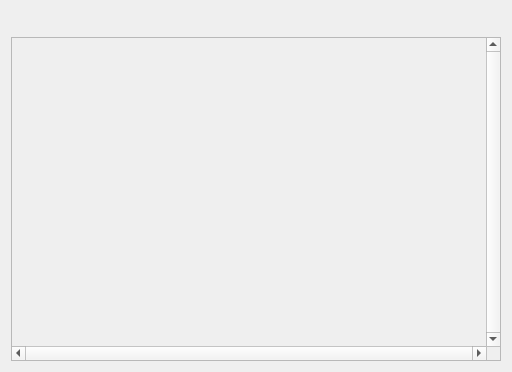
<?xml version="1.0" encoding="UTF-8"?>
<ui version="4.0">
 <class>TextLayerEditor</class>
 <widget class="QWidget" name="TextLayerEditor">
  <property name="geometry">
   <rect>
    <x>0</x>
    <y>0</y>
    <width>512</width>
    <height>372</height>
   </rect>
  </property>
  <property name="windowTitle">
   <string>Form</string>
  </property>
  <layout class="QGridLayout" name="gridLayout">
   <item row="0" column="1" rowspan="2">
    <spacer name="horizontalSpacer">
     <property name="orientation">
      <enum>Qt::Horizontal</enum>
     </property>
     <property name="sizeHint" stdset="0">
      <size>
       <width>40</width>
       <height>20</height>
      </size>
     </property>
    </spacer>
   </item>
   <item row="2" column="0" colspan="3">
    <widget class="QScrollArea" name="scrollArea">
     <property name="verticalScrollBarPolicy">
      <enum>Qt::ScrollBarAlwaysOn</enum>
     </property>
     <property name="horizontalScrollBarPolicy">
      <enum>Qt::ScrollBarAlwaysOn</enum>
     </property>
     <property name="widgetResizable">
      <bool>true</bool>
     </property>
     <widget class="QWidget" name="scrollAreaWidgetContents">
      <property name="geometry">
       <rect>
        <x>0</x>
        <y>0</y>
        <width>488</width>
        <height>324</height>
       </rect>
      </property>
      <property name="minimumSize">
       <size>
        <width>0</width>
        <height>0</height>
       </size>
      </property>
      <layout class="QGridLayout" name="gridLayout_2">
       <item row="0" column="0">
        <widget class="WKWidgetForTLE" name="wkwidget" native="true">
         <widget class="QTextEdit" name="MainEdit">
          <property name="geometry">
           <rect>
            <x>90</x>
            <y>30</y>
            <width>16</width>
            <height>16</height>
           </rect>
          </property>
          <property name="minimumSize">
           <size>
            <width>10</width>
            <height>10</height>
           </size>
          </property>
          <property name="styleSheet">
           <string notr="true">background-color: rgba(255, 255, 255, 0);</string>
          </property>
          <property name="verticalScrollBarPolicy">
           <enum>Qt::ScrollBarAlwaysOff</enum>
          </property>
          <property name="horizontalScrollBarPolicy">
           <enum>Qt::ScrollBarAlwaysOff</enum>
          </property>
          <property name="lineWrapMode">
           <enum>QTextEdit::NoWrap</enum>
          </property>
         </widget>
        </widget>
       </item>
      </layout>
     </widget>
    </widget>
   </item>
   <item row="0" column="0" rowspan="2">
    <widget class="FontSetting" name="FSWidget" native="true">
     <property name="minimumSize">
      <size>
       <width>100</width>
       <height>0</height>
      </size>
     </property>
    </widget>
   </item>
  </layout>
 </widget>
 <customwidgets>
  <customwidget>
   <class>FontSetting</class>
   <extends>QWidget</extends>
   <header>SetToolsWidgets/SetTextEditorWidget/fontsetting.h</header>
   <container>1</container>
  </customwidget>
  <customwidget>
   <class>WKWidgetForTLE</class>
   <extends>QWidget</extends>
   <header>SetToolsWidgets/SetTextEditorWidget/wkwidgetfortle.h</header>
   <container>1</container>
  </customwidget>
 </customwidgets>
 <resources/>
 <connections/>
</ui>
